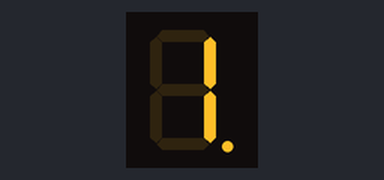
A sketch run on a simulated Arduino Uno, built with avr-gcc and run on an emulated ATmega328P. Parts: 1-digit seven-segment display. Wiring (inferred from the names in the program): 1-digit 7-segment display, segments lit when HIGH: segments pin 2, pin 3, pin 4, pin 5, pin 6, pin 7, pin 8, pin 9. The segment pins are drawn as the display they are named for.

Above: at 0.1 s.
At 1.1 s:
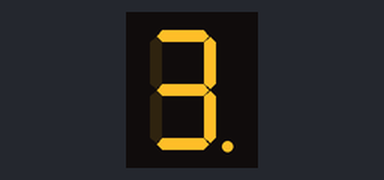
At 2.1 s:
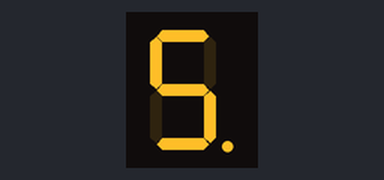
At 4.1 s:
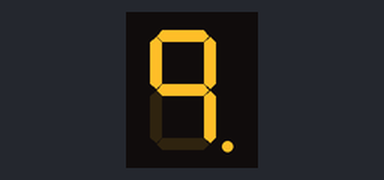
At 6.6 s:
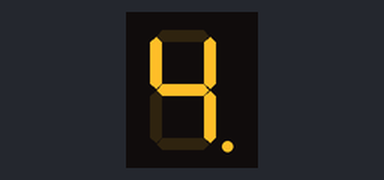
At 8.6 s:
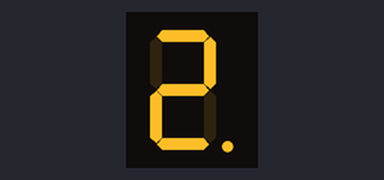

Measured:
- by itself, everything shown: repeats every 8.0 s, in 16 steps
- what the display in image 1 shows lasts 0.5 s, from 1.0 s to 1.5 s

The sketch:

Oppgave_20c.ino
```cpp
int x(1); //verdi for å sjekke om loopen er på første eller andre runde
int y; //nummer som summeres for hver runde i for loopen
int z; //grenser på hvor lenge for loopen skal telle
int i; //selve telleren
byte nummer; //setter verdien på i I starten

void setup() {
  // put your setup code here, to run once:
  Serial.begin(9600);
  pinMode(2, OUTPUT); //utgangen til Bein A
  pinMode(3, OUTPUT); //utgangen til Bein B
  pinMode(4, OUTPUT); //utgangen til Bein G
  pinMode(5, OUTPUT); //utgangen til Bein E
  pinMode(6, OUTPUT); //utgangen til Bein D
  pinMode(7, OUTPUT); //utgangen til Bein F
  pinMode(8, OUTPUT); //utgangen til Bein G
  pinMode(9, OUTPUT); //utgangen til Bein DP
  digitalWrite(9, HIGH);
}

void loop() {
  // put your main code here, to run repeatedly:
  if (x == 2) {
    y = -1;
    x = 0;
    z = 1;
    nummer = 9;
  }
  else if (x == 1) {
    y = 1;
    z = 9;
    nummer = 1;
  }
  for (i = nummer; i != z; i += y) {
    switch (i) {
      case 0:
        tallviser (1, 1, 1, 1, 1, 1, 0); //displayer tallet 0
        break;
      case 1:
        tallviser (0, 1, 1, 0, 0, 0, 0); //displayer tallet 1
        break;
      case 2:
        tallviser (1, 1, 0, 1, 1, 0, 1); //displayer tallet 2
        break;
      case 3:
        tallviser (1, 1, 1, 1, 0, 0, 1); //displayer tallet 3
        break;
      case 4:
        tallviser (0, 1, 1, 0, 0, 1, 1); //displayer tallet 4
        break;
      case 5:
        tallviser (1, 0, 1, 1, 0, 1, 1); //displayer tallet 5
        break;
      case 6:
        tallviser (1, 0, 1, 1, 1, 1, 1); //displayer tallet 6
        break;
      case 7:
        tallviser (1, 1, 1, 0, 0, 0, 0); //displayer tallet 7
        break;
      case 8:
        tallviser (1, 1, 1, 1, 1, 1, 1); //displayer tallet 8
        break;
      case 9:
        tallviser (1, 1, 1, 0, 0, 1, 1); //displayer tallet 9
        break;
    }
  }
  x += 1;
}

void tallviser (bool a, bool b, bool c, bool d, bool e, bool f, bool g) {
  digitalWrite(2, a); //setter bein A høy
  digitalWrite(3, b); //setter bein B høy
  digitalWrite(4, c); //setter bein G høy
  digitalWrite(5, d); //setter bein E høy
  digitalWrite(6, e); //setter bein D høy
  digitalWrite(7, f); //setter bein F høy
  digitalWrite(8, g); //setter bein G høy
  delay(500);
}
```
